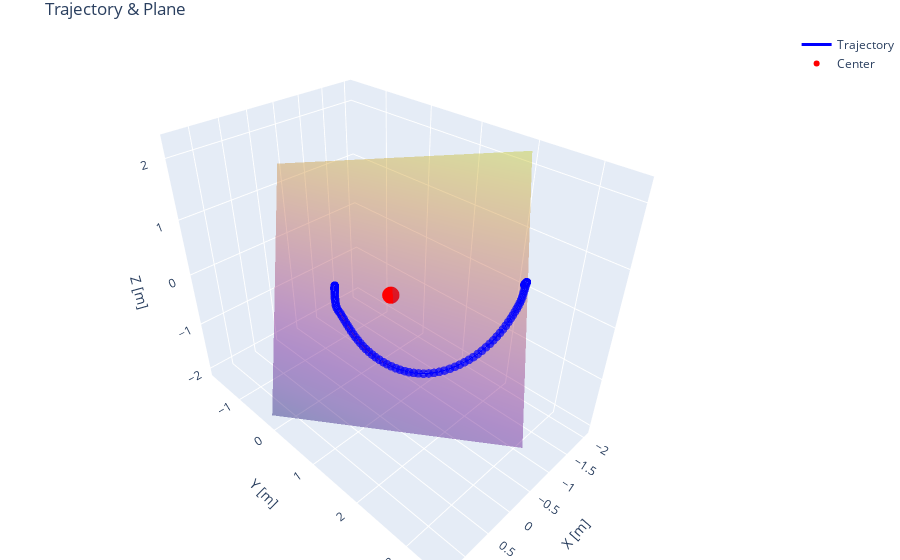

The notebook cell this image was saved under:
### Code cell
# 1) compute trajectory
pos, vel, a_mag = compute_trajectory_2(df,deadband=9)

# 2) estimate center of the arc
center = calculate_arc_center(pos)

# 3) plot both trajectory and fitted plane
plot_trajectory_with_plane(pos, center, resolution=20, opacity=0.4)

### Figure 1 — Plotly figure (JSON) as saved in the notebook; plotly's stock layout.template omitted (floating-point values rounded to 4 significant figures; data arrays with more than 128 entries replaced by an {"elided": "..."} marker saying what was removed)
{"data": [{"name": "Plane", "opacity": 0.4, "showscale": false, "type": "surface", "x": {"elided": "20x20 float values"}, "y": {"elided": "20x20 float values"}, "z": {"elided": "20x20 float values"}}, {"line": {"color": "blue", "width": 3}, "marker": {"opacity": 0.7, "size": 3}, "mode": "lines+markers", "name": "Trajectory", "type": "scatter3d", "x": {"elided": "352 float values"}, "y": {"elided": "352 float values"}, "z": {"elided": "352 float values"}}, {"marker": {"color": "red", "size": 6}, "mode": "markers", "name": "Center", "type": "scatter3d", "x": [-0.35], "y": [0.895], "z": [0.09229]}], "layout": {"margin": {"b": 0, "l": 0, "r": 0, "t": 30}, "scene": {"aspectmode": "data", "xaxis": {"title": {"text": "X [m]"}}, "yaxis": {"title": {"text": "Y [m]"}}, "zaxis": {"title": {"text": "Z [m]"}}}, "title": {"text": "Trajectory & Plane"}}}
